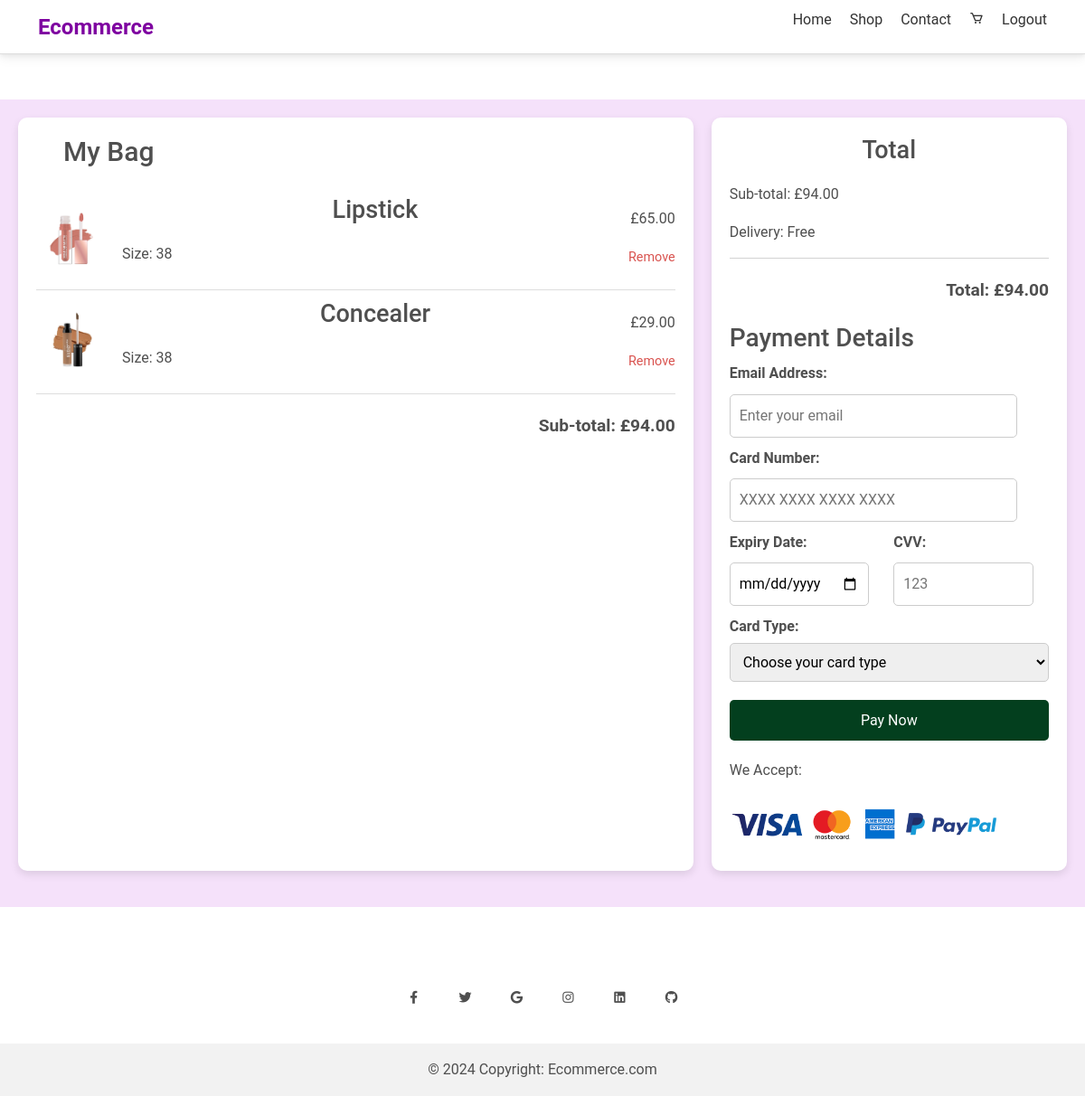
Before: /cart.php (signed in) with the older database file.
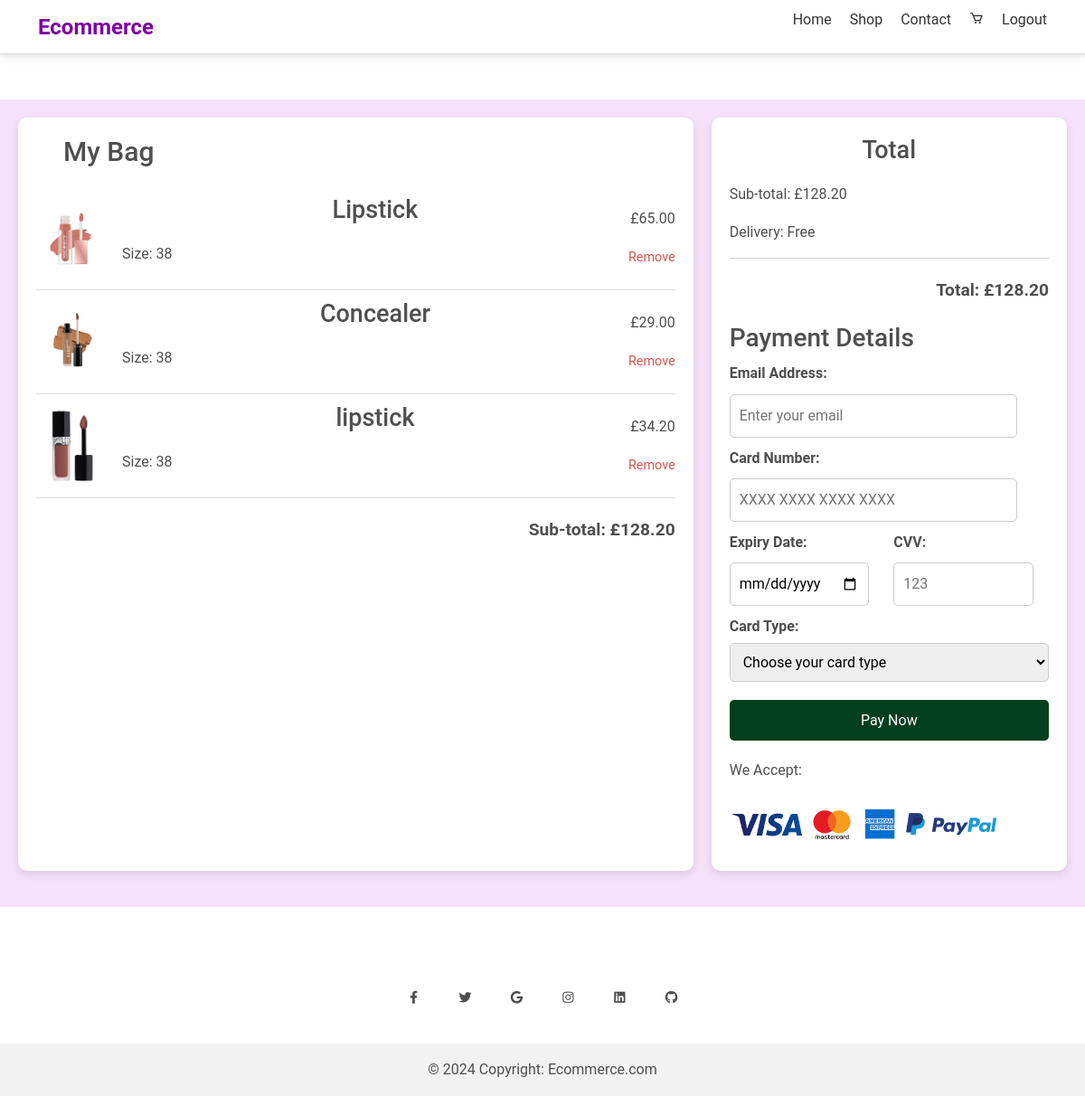
After: the same page with the newer database file.
### tables this page shows
CREATE TABLE `cart` (
  `id` int(11) NOT NULL,
  `product_id` int(11) NOT NULL,
  `size` varchar(5) NOT NULL,
  `created_at` timestamp NOT NULL DEFAULT current_timestamp(),
  `color` varchar(20) DEFAULT NULL,
  `user_id` int(11) DEFAULT NULL
);

CREATE TABLE `products` (
  `id` int(11) NOT NULL,
  `name` varchar(50) NOT NULL,
  `description` varchar(255) NOT NULL,
  `price` decimal(10,2) NOT NULL,
  `reviews` int(11) NOT NULL,
  `img_url` varchar(255) NOT NULL,
  `user_id` int(11) DEFAULT NULL
);

### cart.php (the view, shortened to what this page needs)
<?php
include_once('config.php');
include("header.php");
$userId = $_SESSION['user_id'];
$sql = "SELECT c.id as cart_id, c.color, c.size, p.name, p.price, p.img_url
        FROM cart c
        JOIN products p ON c.product_id = p.id
        WHERE c.user_id = :user_id";
$stmt = $conn->prepare($sql);
$stmt->bindParam(':user_id', $userId, PDO::PARAM_INT);
$stmt->execute();
$cartItems = $stmt->fetchAll(PDO::FETCH_ASSOC);
$subtotal = 0;
foreach ($cartItems as $item) {
    $subtotal += $item['price'];
}
?>
<!DOCTYPE html>
<html lang="en">
<head>
    <link rel="stylesheet" href="style/cart.css">
</head>
<body>
    <div class="cart-container">
        <div class="cart">
            <h1 id='my'>My Bag</h1>
            <div class="cart-items">
                <?php if (!empty($cartItems)): ?>
                    <?php foreach ($cartItems as $item): ?>
                        <div class="cart-item">
                            <img src="<?php echo htmlspecialchars($item['img_url']); ?>" alt="<?php echo htmlspecialchars($item['name']); ?>" class="cart-item-image">
                            <div class="cart-item-details">
                                <h2 id='h2'><?php echo htmlspecialchars($item['name']); ?></h2>
                                <p>Size: <?php echo htmlspecialchars($item['size']); ?></p>
                            </div>
                            <div class="cart-item-price">
                                <p>£<?php echo number_format($item['price'], 2); ?></p>
                                <a href="remove_from_cart.php?id=<?php echo $item['cart_id']; ?>" class="cart-item-remove">Remove</a>
                            </div>
                        </div>
                    <?php endforeach; ?>
                <?php else: ?>
                    <p>Your cart is empty!</p>
                <?php endif; ?>
            </div>
            <div class="total">
                <p>Sub-total: £<?php echo number_format($subtotal, 2); ?></p>
            </div>
        </div>
        <div class="payment-section">
            <h2 id='h2'>Total</h2>
            <p>Sub-total: £<?php echo number_format($subtotal, 2); ?></p>
            <p>Delivery: Free</p>
            <hr>
            <p class="total-price">Total: £<?php echo number_format($subtotal, 2); ?></p>
            <form action="process_payment.php" method="POST" class="payment-form">
                <h3>Payment Details</h3>
                <label for="email">Email Address:</label>
                <input type="email" id="email" name="email" placeholder="Enter your email" required>
                <label for="card-number">Card Number:</label>
                <input type="text" id="card-number" name="card_number" placeholder="XXXX XXXX XXXX XXXX" required maxlength="19">
                <div class="expiry-cvv">
                    <div>
                        <label for="expiry-date">Expiry Date:</label>
                        <input type="date" id="expiry-date" name="expiry_date" placeholder="MM/YY" required maxlength="5">
                    </div>
                    <div>
                        <label for="cvv">CVV:</label>
                        <input type="text" id="cvv" name="cvv" placeholder="123" required maxlength="3">
                    </div>
                </div>
                <label for="card">Card Type:</label>
                    <select id="card" name="card" required>
                        <option value="" disabled selected>Choose your card type</option>
                    </select>
                <button type="submit" class="checkout-btn">Pay Now</button>
            </form>
            <div class="payment-methods">
                <p>We Accept:</p>
                <img src="images/paypal.png" alt="Payment Methods" style="max-width: 100%; height: auto; width: 300px;">
            </div>
        </div>
    </div>
</body>
</html>
<?php
include("footer.php");
?>

Changed rows visible on the page:
added cart: product.name (picture), product.name "lipstick", size "38", product.price "34.20"
Other visible differences:
$subtotal: "94.00" → "128.20"
